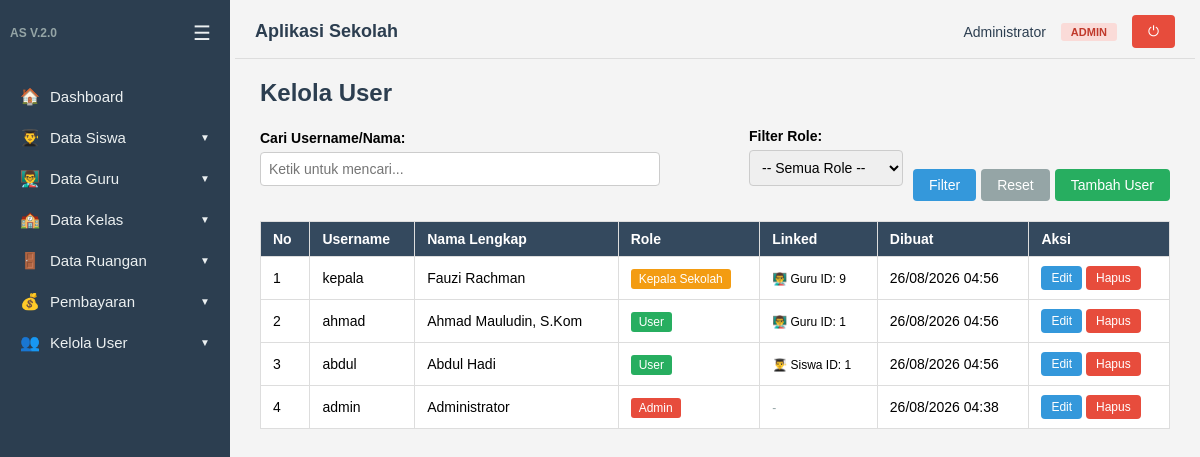
Screenshot of /user/tampil.php (signed in) with the database file from the repository.
### tables this page shows
CREATE TABLE `users` (
  `id` int(11) NOT NULL,
  `username` varchar(50) NOT NULL,
  `password` varchar(255) NOT NULL,
  `nama_lengkap` varchar(100) NOT NULL,
  `role` enum('admin','kepala','user') NOT NULL DEFAULT 'user',
  `id_guru` int(11) DEFAULT NULL,
  `id_siswa` int(11) DEFAULT NULL,
  `created_at` timestamp NOT NULL DEFAULT current_timestamp()
);

### user/tampil.php (the view, shortened to what this page needs)
<?php
include dirname(__DIR__) . '/auth.php';
$perPage = 10;
$page = isset($_GET['page']) ? max(1, (int)$_GET['page']) : 1;
$search = isset($_GET['search']) ? mysqli_real_escape_string($koneksi, $_GET['search']) : '';
$where = "WHERE 1=1";
$offset = ($page - 1) * $perPage;
$query = "SELECT * FROM users $where ORDER BY created_at DESC LIMIT $perPage OFFSET $offset";
$data = mysqli_query($koneksi, $query);
include dirname(__DIR__) . '/layout/header.php';
?>
<h2>Kelola User</h2>
<form method="GET" style="margin-bottom: 20px; display: flex; gap: 10px; flex-wrap: wrap; align-items: end;">
    <div style="flex: 1; min-width: 200px;">
        <label>Cari Username/Nama:</label><br>
        <input type="text" name="search" value="<?= htmlspecialchars($search) ?>" placeholder="Ketik untuk mencari...">
    </div>
    <div style="min-width: 150px;">
        <label>Filter Role:</label><br>
        <select name="role">
            <option value="">-- Semua Role --</option>
        </select>
    </div>
    <div style="display: flex; flex-direction: column;">
        <div style="display: flex; gap: 5px;">
            <button class="btn" type="submit">Filter</button>
            <a class="btn" href="tampil.php" style="background:#95a5a6;">Reset</a>
            <a class="btn btn-success" href="index.php">Tambah User</a>
        </div>
    </div>
</form>
<table>
    <tr>
        <th>No</th>
        <th>Username</th>
        <th>Nama Lengkap</th>
        <th>Role</th>
        <th>Linked</th>
        <th>Dibuat</th>
        <th>Aksi</th>
    </tr>
    <?php
    $no = $offset + 1;
    if (mysqli_num_rows($data) === 0) : ?>
        <tr>
            <td colspan="7" style="text-align:center; padding:20px;">Tidak ada data</td>
        </tr>
    <?php else: ?>
        <?php while ($row = mysqli_fetch_assoc($data)) : ?>
            <tr>
                <td><?= $no++; ?></td>
                <td><?= htmlspecialchars($row['username']) ?></td>
                <td><?= htmlspecialchars($row['nama_lengkap']) ?></td>
                <td>
                    <?php
                    $roleLabels = [
                        'admin' => ['label' => 'Admin', 'color' => '#e74c3c'],
                        'kepala' => ['label' => 'Kepala Sekolah', 'color' => '#f39c12'],
                        'user' => ['label' => 'User', 'color' => '#27ae60']
                    ];
                    $rl = $roleLabels[$row['role']] ?? ['label' => ucfirst($row['role']), 'color' => '#95a5a6'];
                    ?>
                    <span style="padding: 3px 8px; border-radius: 3px; background: <?= $rl['color'] ?>; color: white; font-size:12px;">
                        <?= $rl['label'] ?>
                    </span>
                </td>
                <td>
                    <?php if ($row['id_guru']): ?>
                        <span style="font-size:12px;">👨‍🏫 Guru ID: <?= $row['id_guru'] ?></span>
                    <?php elseif ($row['id_siswa']): ?>
                        <span style="font-size:12px;">👨‍🎓 Siswa ID: <?= $row['id_siswa'] ?></span>
                    <?php else: ?>
                        <span style="font-size:12px; color:#95a5a6;">-</span>
                    <?php endif; ?>
                </td>
                <td><?= date('d/m/Y H:i', strtotime($row['created_at'])) ?></td>
                <td>
                    <a class="btn" href="edit.php?id=<?= $row['id'] ?>" style="padding:5px 10px; font-size:12px;">Edit</a>
                    <?php if ($row['id'] !== $_SESSION['user_id']): ?>
                        <a class="btn btn-danger" href="hapus.php?id=<?= $row['id'] ?>" onclick="return confirm('Yakin ingin menghapus user ini?')" style="padding:5px 10px; font-size:12px;">Hapus</a>
                    <?php endif; ?>
                </td>
            </tr>
        <?php endwhile; ?>
    <?php endif; ?>
</table>
<?php include dirname(__DIR__) . '/layout/footer.php'; ?>

### layout/header.php (style rules this page uses)
* { box-sizing: border-box; margin: 0; padding: 0; }
body { font-family: Arial, Helvetica, sans-serif; background: #f4f4f4; display: flex; min-height: 100vh; }
h2 { margin-bottom: 20px; color: #2c3e50; }
table { border-collapse: collapse; width: 100%; background: #fff; margin-bottom: 15px; }
table th, table td { border: 1px solid #ddd; padding: 9px 12px; text-align: left; font-size: 14px; }
table th { background: #34495e; color: #fff; }
label { font-weight: bold; font-size: 14px; }
input[type=text], input[type=date], input[type=number], input[type=file], select { padding: 8px; width: 100%; max-width: 400px; margin: 5px 0 15px; border: 1px solid #ccc; border-radius: 4px; font-size: 14px; }
.btn { display: inline-block; background: #3498db; color: #fff; border: 0; padding: 8px 16px; border-radius: 4px; cursor: pointer; text-decoration: none; font-size: 14px; }
.btn-danger { background: #e74c3c; }
.btn-success { background: #27ae60; }

### rows the page displays
users: username "kepala", nama_lengkap "Fauzi Rachman", role "Kepala Sekolah", id_guru "9", created_at "26/08/2026 04:56"
users: username "ahmad", nama_lengkap "Ahmad Mauludin, S.Kom", role "User", id_guru "1", created_at "26/08/2026 04:56"
users: username "abdul", nama_lengkap "Abdul Hadi", role "User", id_siswa "1", created_at "26/08/2026 04:56"
users: username "admin", nama_lengkap "Administrator", role "Admin", created_at "26/08/2026 04:38"

### other values shown
$item['icon'] "🏠"
$item['label'] "Dashboard"
$item['icon'] "👨‍🎓"
$item['label'] "Data Siswa"
$item['icon'] "👨‍🏫"
$item['label'] "Data Guru"
$item['icon'] "🏫"
$item['label'] "Data Kelas"
$item['icon'] "🚪"
$item['label'] "Data Ruangan"
$item['icon'] "💰"
$item['label'] "Pembayaran"
$item['icon'] "👥"
$item['label'] "Kelola User"
$user['nama_lengkap'] "Administrator"
